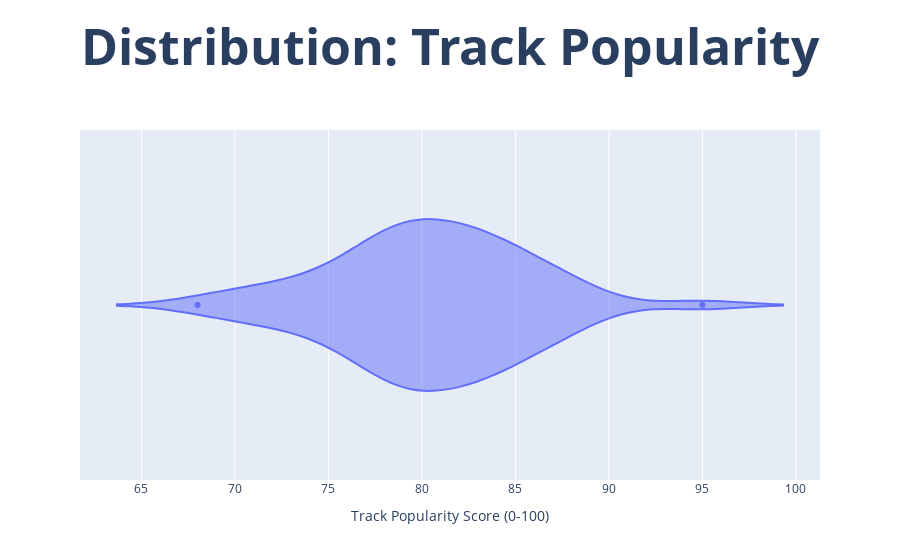

The code cell stored with this chart in its notebook:
### Code cell
popularity_violin = px.violin(df, x='track_popularity')

popularity_violin.update_layout(
    title_text="<b>Distribution: Track Popularity</b>", 
    title_font_size=50, 
    title_x=0.5, 
    xaxis_title="Track Popularity Score (0-100)", 
    margin=dict(t=130, b=80)
)

popularity_violin.show()

### Figure 1 — Plotly figure (JSON) as saved in the notebook; plotly's stock layout.template omitted (floating-point values rounded to 4 significant figures)
{"data": [{"alignmentgroup": "True", "box": {"visible": false}, "hovertemplate": "track_popularity=%{x}<extra></extra>", "legendgroup": "", "marker": {"color": "#636efa"}, "name": "", "offsetgroup": "", "orientation": "h", "scalegroup": "True", "showlegend": false, "type": "violin", "x": [84, 87, 86, 88, 79, 87, 85, 79, 80, 84, 87, 85, 81, 85, 78, 83, 77, 76, 89, 84, 72, 83, 70, 71, 83, 68, 78, 83, 78, 80, 74, 82, 76, 81, 75, 73, 95, 78, 82, 79, 75, 81, 81, 83, 80, 77, 80, 81, 78, 79], "x0": " ", "xaxis": "x", "y0": " ", "yaxis": "y"}], "layout": {"legend": {"tracegroupgap": 0}, "margin": {"b": 80, "t": 130}, "title": {"font": {"size": 50}, "text": "<b>Distribution: Track Popularity</b>", "x": 0.5}, "violinmode": "group", "xaxis": {"anchor": "y", "domain": [0, 1], "title": {"text": "Track Popularity Score (0-100)"}}, "yaxis": {"anchor": "x", "domain": [0, 1]}}}
